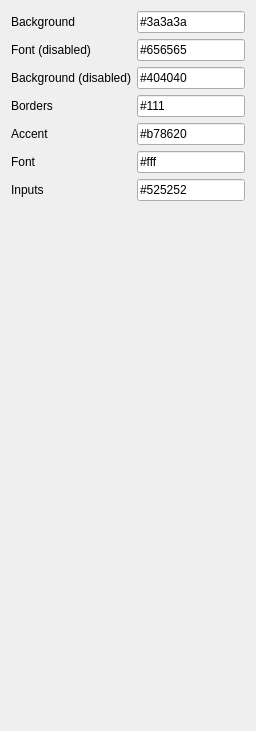
        <widget class="QWidget" name="tab_2">
         <attribute name="title">
          <string notr="true">[Modular style prefs]</string>
         </attribute>
         <layout class="QVBoxLayout" name="verticalLayout_9">
          <item>
           <layout class="QFormLayout" name="formLayout_2">
            <item row="0" column="1">
             <widget class="QLineEdit" name="ledMain">
              <property name="text">
               <string notr="true">#3a3a3a</string>
              </property>
             </widget>
            </item>
            <item row="1" column="0">
             <widget class="QLabel" name="lblFontDisabled">
              <property name="text">
               <string notr="true">Font (disabled)</string>
              </property>
             </widget>
            </item>
            <item row="1" column="1">
             <widget class="QLineEdit" name="ledFontDisabled">
              <property name="text">
               <string notr="true">#656565</string>
              </property>
             </widget>
            </item>
            <item row="2" column="0">
             <widget class="QLabel" name="lblBackgroundDisabled">
              <property name="text">
               <string notr="true">Background (disabled)</string>
              </property>
             </widget>
            </item>
            <item row="2" column="1">
             <widget class="QLineEdit" name="ledBackgroundDisabled">
              <property name="text">
               <string notr="true">#404040</string>
              </property>
             </widget>
            </item>
            <item row="3" column="0">
             <widget class="QLabel" name="lblBorders">
              <property name="text">
               <string notr="true">Borders</string>
              </property>
             </widget>
            </item>
            <item row="3" column="1">
             <widget class="QLineEdit" name="ledBorders">
              <property name="text">
               <string notr="true">#111</string>
              </property>
             </widget>
            </item>
            <item row="4" column="0">
             <widget class="QLabel" name="lblAccent">
              <property name="text">
               <string notr="true">Accent</string>
              </property>
             </widget>
            </item>
            <item row="4" column="1">
             <widget class="QLineEdit" name="ledAccent">
              <property name="text">
               <string notr="true">#b78620</string>
              </property>
             </widget>
            </item>
            <item row="5" column="0">
             <widget class="QLabel" name="lblFont">
              <property name="text">
               <string notr="true">Font</string>
              </property>
             </widget>
            </item>
            <item row="5" column="1">
             <widget class="QLineEdit" name="ledFont">
              <property name="text">
               <string notr="true">#fff</string>
              </property>
             </widget>
            </item>
            <item row="6" column="0">
             <widget class="QLabel" name="lblInputs">
              <property name="text">
               <string notr="true">Inputs</string>
              </property>
             </widget>
            </item>
            <item row="6" column="1">
             <widget class="QLineEdit" name="ledButton">
              <property name="text">
               <string notr="true">#525252</string>
              </property>
             </widget>
            </item>
            <item row="0" column="0">
             <widget class="QLabel" name="lblBackground">
              <property name="text">
               <string notr="true">Background</string>
              </property>
             </widget>
            </item>
           </layout>
          </item>
          <item>
           <spacer name="verticalSpacer_2">
            <property name="orientation">
             <enum>Qt::Vertical</enum>
            </property>
            <property name="sizeHint" stdset="0">
             <size>
              <width>20</width>
              <height>519</height>
             </size>
            </property>
           </spacer>
          </item>
         </layout>
        </widget>
